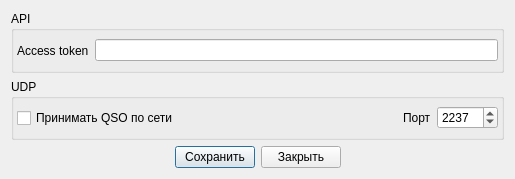
<?xml version="1.0" encoding="UTF-8"?>
<ui version="4.0">
 <class>Settings</class>
 <widget class="QDialog" name="Settings">
  <property name="geometry">
   <rect>
    <x>0</x>
    <y>0</y>
    <width>515</width>
    <height>179</height>
   </rect>
  </property>
  <property name="windowTitle">
   <string>Dialog</string>
  </property>
  <layout class="QVBoxLayout" name="verticalLayout">
   <item>
    <widget class="QGroupBox" name="groupBox_2">
     <property name="title">
      <string>API</string>
     </property>
     <layout class="QHBoxLayout" name="horizontalLayout_4">
      <property name="leftMargin">
       <number>3</number>
      </property>
      <property name="topMargin">
       <number>3</number>
      </property>
      <property name="rightMargin">
       <number>3</number>
      </property>
      <property name="bottomMargin">
       <number>3</number>
      </property>
      <item>
       <widget class="QLabel" name="label_2">
        <property name="text">
         <string>Access token</string>
        </property>
       </widget>
      </item>
      <item>
       <widget class="QLineEdit" name="accessToken"/>
      </item>
     </layout>
    </widget>
   </item>
   <item>
    <widget class="QGroupBox" name="groupBox">
     <property name="title">
      <string>UDP</string>
     </property>
     <layout class="QHBoxLayout" name="horizontalLayout_2">
      <property name="leftMargin">
       <number>3</number>
      </property>
      <property name="topMargin">
       <number>3</number>
      </property>
      <property name="rightMargin">
       <number>3</number>
      </property>
      <property name="bottomMargin">
       <number>3</number>
      </property>
      <item>
       <widget class="QCheckBox" name="udpServerEnableCheckbox">
        <property name="text">
         <string>Принимать QSO по сети</string>
        </property>
       </widget>
      </item>
      <item>
       <spacer name="horizontalSpacer">
        <property name="orientation">
         <enum>Qt::Horizontal</enum>
        </property>
        <property name="sizeHint" stdset="0">
         <size>
          <width>0</width>
          <height>20</height>
         </size>
        </property>
       </spacer>
      </item>
      <item>
       <layout class="QHBoxLayout" name="horizontalLayout">
        <item>
         <widget class="QLabel" name="label">
          <property name="text">
           <string>Порт</string>
          </property>
         </widget>
        </item>
        <item>
         <widget class="QSpinBox" name="udpServerPort">
          <property name="minimum">
           <number>1</number>
          </property>
          <property name="maximum">
           <number>65535</number>
          </property>
          <property name="value">
           <number>2237</number>
          </property>
         </widget>
        </item>
       </layout>
      </item>
     </layout>
    </widget>
   </item>
   <item>
    <layout class="QHBoxLayout" name="horizontalLayout_3">
     <item>
      <spacer name="horizontalSpacer_2">
       <property name="orientation">
        <enum>Qt::Horizontal</enum>
       </property>
       <property name="sizeHint" stdset="0">
        <size>
         <width>0</width>
         <height>20</height>
        </size>
       </property>
      </spacer>
     </item>
     <item>
      <widget class="QPushButton" name="saveButton">
       <property name="text">
        <string>Сохранить</string>
       </property>
      </widget>
     </item>
     <item>
      <widget class="QPushButton" name="closeButton">
       <property name="text">
        <string>Закрыть</string>
       </property>
      </widget>
     </item>
     <item>
      <spacer name="horizontalSpacer_3">
       <property name="orientation">
        <enum>Qt::Horizontal</enum>
       </property>
       <property name="sizeHint" stdset="0">
        <size>
         <width>0</width>
         <height>20</height>
        </size>
       </property>
      </spacer>
     </item>
    </layout>
   </item>
  </layout>
 </widget>
 <resources/>
 <connections/>
</ui>
